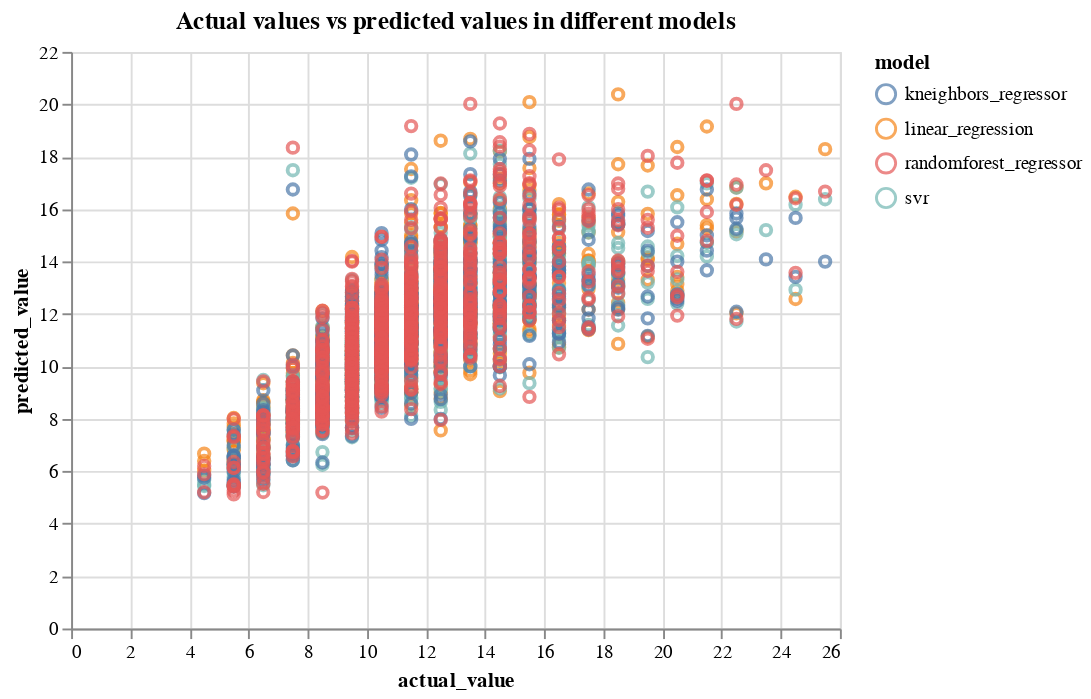

Notebook code cell kept with this figure:
### Code cell
alt.Chart(df_3).mark_point().encode(
    alt.X('actual_value:Q'),
    alt.Y('predicted_value:Q'),
    color='model'
).properties(title = 'Actual values vs predicted values in different models')

### Figure 1 — Vega-Lite specification as saved in the notebook (floating-point values rounded to 4 significant figures; data arrays with more than 128 entries replaced by an {"elided": "..."} marker saying what was removed)
{"$schema": "https://vega.github.io/schema/vega-lite/v3.4.0.json", "config": {"mark": {"tooltip": null}, "view": {"height": 300, "width": 400}}, "data": {"name": "data-cae599baa10f60f54ab83b077937673f"}, "datasets": {"data-cae599baa10f60f54ab83b077937673f": {"elided": "3344 records"}}, "encoding": {"color": {"field": "model", "type": "nominal"}, "x": {"field": "actual_value", "type": "quantitative"}, "y": {"field": "predicted_value", "type": "quantitative"}}, "mark": "point", "title": "Actual values vs predicted values in different models"}
